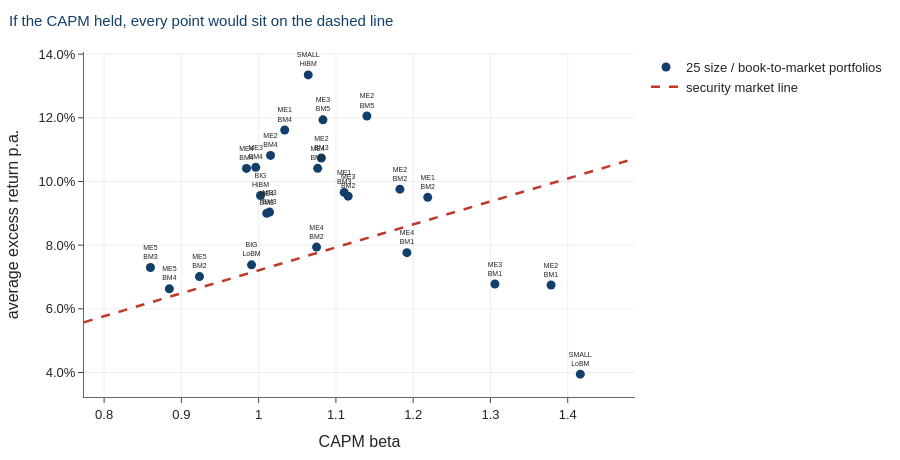

Notebook source saved alongside this figure:
### Code cell
fig = go.Figure()
fig.add_trace(go.Scatter(
    x=summary.beta, y=summary.mean_return_pa, mode="markers+text",
    text=[c.replace(" ", "<br>") for c in summary.index],
    textposition="top center", textfont=dict(size=7),
    marker=dict(color=NAVY, size=9), name="25 size / book-to-market portfolios"))

# The security market line the CAPM predicts.
b = np.linspace(summary.beta.min() * 0.9, summary.beta.max() * 1.05, 20)
fig.add_trace(go.Scatter(x=b, y=b * capm_factors["Mkt-RF"].mean() * 12,
                         mode="lines", name="security market line",
                         line=dict(color=RED, width=2.5, dash="dash")))
fig.update_xaxes(title="CAPM beta")
fig.update_yaxes(title="average excess return p.a.", tickformat=".1%")
airm_layout(fig, "If the CAPM held, every point would sit on the dashed line")

### Figure 1 — Plotly figure (JSON) as saved in the notebook; plotly's stock layout.template omitted (floating-point values rounded to 4 significant figures)
{"data": [{"marker": {"color": "#123F69", "size": 9}, "mode": "markers+text", "name": "25 size / book-to-market portfolios", "text": ["SMALL<br>LoBM", "ME1<br>BM2", "ME1<br>BM3", "ME1<br>BM4", "SMALL<br>HiBM", "ME2<br>BM1", "ME2<br>BM2", "ME2<br>BM3", "ME2<br>BM4", "ME2<br>BM5", "ME3<br>BM1", "ME3<br>BM2", "ME3<br>BM3", "ME3<br>BM4", "ME3<br>BM5", "ME4<br>BM1", "ME4<br>BM2", "ME4<br>BM3", "ME4<br>BM4", "ME4<br>BM5", "BIG<br>LoBM", "ME5<br>BM2", "ME5<br>BM3", "ME5<br>BM4", "BIG<br>HiBM"], "textfont": {"size": 7}, "textposition": "top center", "type": "scatter", "x": [1.416, 1.219, 1.111, 1.034, 1.064, 1.378, 1.183, 1.081, 1.015, 1.14, 1.306, 1.116, 1.014, 0.9962, 1.083, 1.192, 1.075, 1.01, 0.9842, 1.076, 0.9908, 0.9234, 0.86, 0.8844, 1.002], "y": [0.03949, 0.09501, 0.09657, 0.1162, 0.1335, 0.06748, 0.09759, 0.1074, 0.1082, 0.1206, 0.06778, 0.09539, 0.09038, 0.1044, 0.1194, 0.07764, 0.0794, 0.09, 0.1041, 0.1041, 0.07381, 0.07012, 0.07298, 0.06627, 0.09561]}, {"line": {"color": "#C0392B", "dash": "dash", "width": 2.5}, "mode": "lines", "name": "security market line", "type": "scatter", "x": [0.774, 0.8115, 0.849, 0.8866, 0.9241, 0.9616, 0.9992, 1.037, 1.074, 1.112, 1.149, 1.187, 1.224, 1.262, 1.299, 1.337, 1.374, 1.412, 1.45, 1.487], "y": [0.0558, 0.05851, 0.06121, 0.06392, 0.06662, 0.06933, 0.07204, 0.07474, 0.07745, 0.08015, 0.08286, 0.08556, 0.08827, 0.09098, 0.09368, 0.09639, 0.09909, 0.1018, 0.1045, 0.1072]}], "layout": {"font": {"family": "Helvetica, Arial, sans-serif", "size": 13}, "height": 460, "margin": {"b": 60, "l": 70, "r": 30, "t": 52}, "title": {"font": {"color": "#123F69", "size": 15}, "text": "If the CAPM held, every point would sit on the dashed line", "x": 0.01, "xanchor": "left"}, "xaxis": {"gridcolor": "#EEEEEE", "linecolor": "#666666", "showgrid": true, "ticks": "outside", "title": {"text": "CAPM beta"}, "zeroline": false}, "yaxis": {"gridcolor": "#EEEEEE", "linecolor": "#666666", "showgrid": true, "tickformat": ".1%", "ticks": "outside", "title": {"text": "average excess return p.a."}, "zeroline": true, "zerolinecolor": "#BBBBBB"}}}
